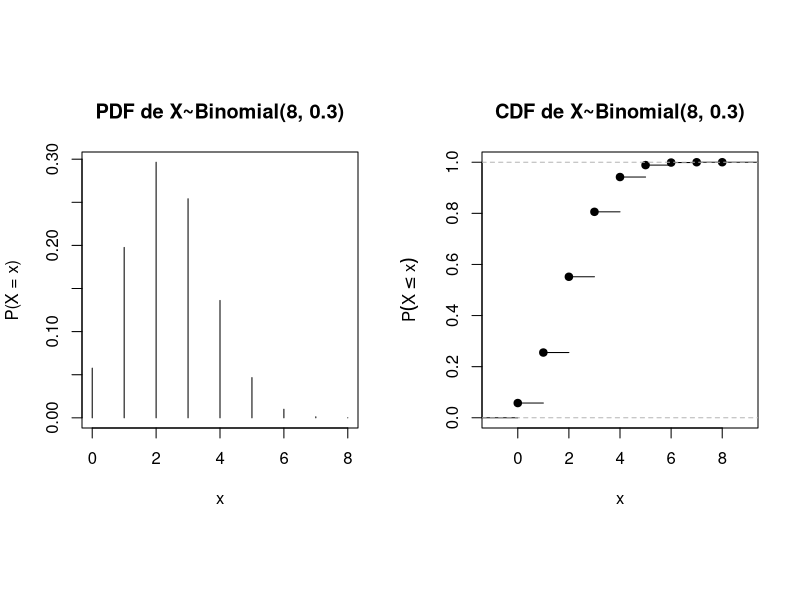
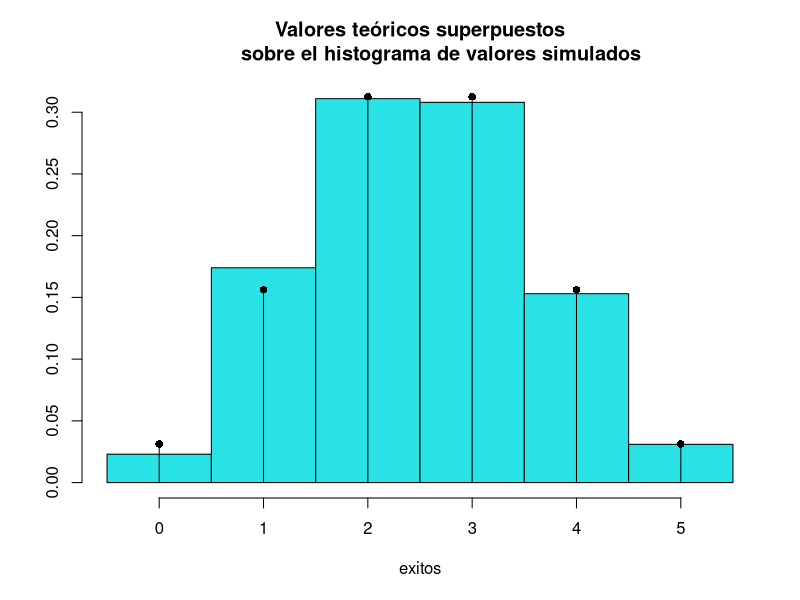
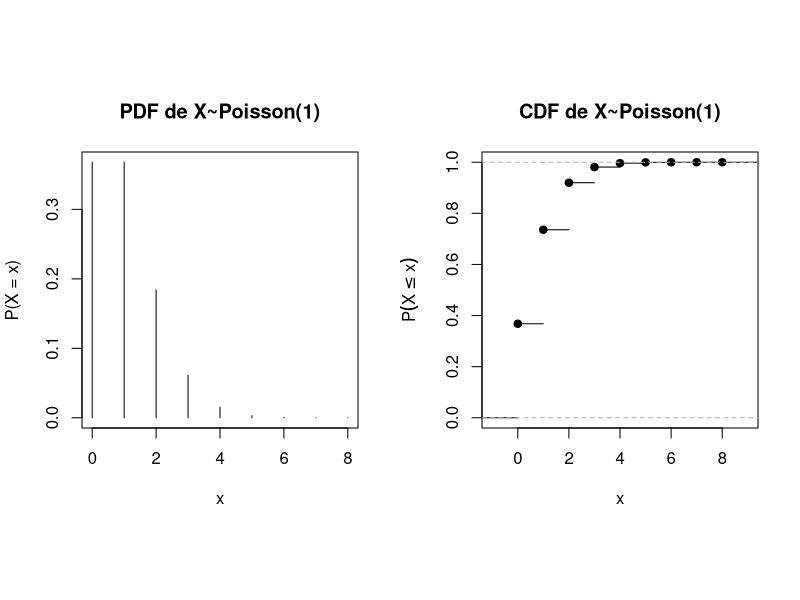

R code for these plots, in order:
## ---- chunk 1
Focos <- c(40, 60, 75, 100, 120)
n <- length(Focos)
media_focos <- (1/n) * sum(Focos)
var_focos <- (1/n) * sum((Focos - media_focos)^{2})
resultado <- c(media_focos, var_focos)
resultado
## ---- chunk 2
opar <- par(no.readonly = TRUE)
par(mfrow = c(1, 2), pty = "s")
x <- 0:8
px <- dbinom(x, 8, 0.3)
plot(x, px, type = "h", xlab = "x", ylab = "P(X = x)",
    main = "PDF de X~Binomial(8, 0.3)") 
xs <- rep(0:8, round(dbinom(0:8, 8, 0.3)*100000, 0))
plot(ecdf(xs), main = "CDF de X~Binomial(8, 0.3)",
    ylab = expression(P(X<=x)), xlab = "x" )
par(opar)
## ---- chunk 3
simular.bino <- function(samples = 10000, n =20, pi = 0.5)
{
  valores <- sample(c(0,1), samples * n, replace = TRUE,
                      prob = c(1 - pi, pi))
  matr.valores <- matrix(valores, ncol = n)
  exitos <- apply(matr.valores, 1, sum) # Apply aplica una función a una matriz
  a1 <- round((table(exitos)/samples), 3)
  b1 <- round(dbinom(0:n, n, pi), 3)
  names(b1) <- 0:n # Obtener el nombre de los objetos de la tabla
  hist(exitos, breaks = c((-0.5+0):(n+0.5)), freq = FALSE,
       ylab = "", col = 13, ylim = c(0, max(a1, b1)),
       main = "Valores teóricos superpuestos
       sobre el histograma de valores simulados")
  x <- 0:n
  fx <- dbinom(x, n, pi)
  lines(x, fx, type = "h")
  lines(x, fx, type = "p", pch = 16)
  list(distribucion.simulada = a1, distribucion.teorica = b1)
}
## ---- chunk 4
set.seed(31)
simular.bino(samples = 1000, n = 5, pi = 0.5)
## ---- chunk 5
opar <- par(no.readonly = TRUE)
par(mfrow = c(1, 2), pty = "s")
x <- 0:8
px <- dpois(x, 1)
plot(x, px, type = "h", xlab = "x", ylab = "P(X = x)",
    main = "PDF de X~Poisson(1)") 
xs <- rep(0:8, round(dpois(0:8, 1)*100000, 0))
plot(ecdf(xs), main = "CDF de X~Poisson(1)",
    ylab = expression(P(X<=x)), xlab = "x" )
par(opar)
